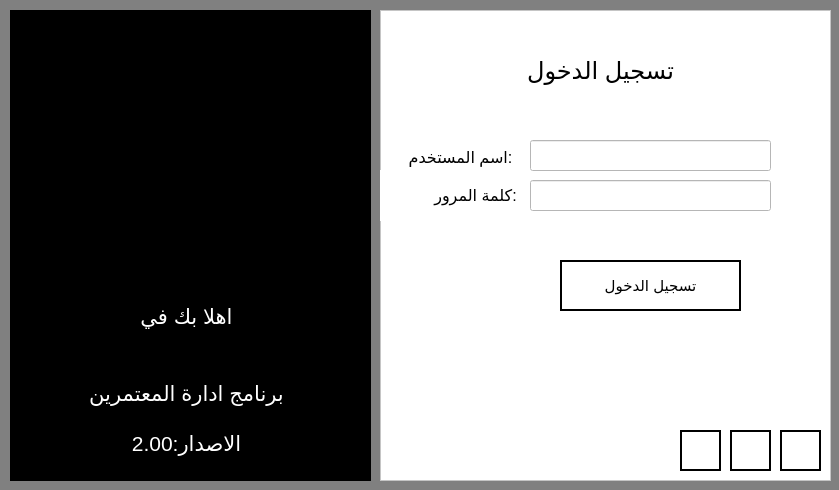
<?xml version="1.0" encoding="UTF-8"?>
<ui version="4.0">
 <class>Form</class>
 <widget class="QWidget" name="Form">
  <property name="geometry">
   <rect>
    <x>0</x>
    <y>0</y>
    <width>839</width>
    <height>490</height>
   </rect>
  </property>
  <property name="windowTitle">
   <string>Form</string>
  </property>
  <property name="styleSheet">
   <string notr="true">background-color:gray;</string>
  </property>
  <widget class="QFrame" name="frame">
   <property name="geometry">
    <rect>
     <x>10</x>
     <y>10</y>
     <width>361</width>
     <height>471</height>
    </rect>
   </property>
   <property name="styleSheet">
    <string notr="true">background-color:black;</string>
   </property>
   <property name="frameShape">
    <enum>QFrame::StyledPanel</enum>
   </property>
   <property name="frameShadow">
    <enum>QFrame::Raised</enum>
   </property>
   <widget class="QLabel" name="label_2">
    <property name="geometry">
     <rect>
      <x>-79</x>
      <y>270</y>
      <width>511</width>
      <height>201</height>
     </rect>
    </property>
    <property name="styleSheet">
     <string notr="true"/>
    </property>
    <property name="text">
     <string>&lt;html&gt;&lt;head/&gt;&lt;body&gt;&lt;p align=&quot;center&quot;&gt;&lt;span style=&quot; font-size:16pt; color:#ffffff;&quot;&gt;اهلا بك في&lt;/span&gt;&lt;/p&gt;&lt;p align=&quot;center&quot;&gt;&lt;span style=&quot; color:#ffffff;&quot;&gt;&lt;br/&gt;&lt;/span&gt;&lt;/p&gt;&lt;p align=&quot;center&quot;&gt;&lt;span style=&quot; font-size:16pt; color:#ffffff;&quot;&gt;برنامج ادارة المعتمرين&lt;/span&gt;&lt;span style=&quot; color:#ffffff;&quot;&gt;&lt;br/&gt;&lt;/span&gt;&lt;/p&gt;&lt;p align=&quot;center&quot;&gt;&lt;span style=&quot; font-size:16pt; color:#ffffff;&quot;&gt;الاصدار:2.00&lt;/span&gt;&lt;/p&gt;&lt;/body&gt;&lt;/html&gt;</string>
    </property>
   </widget>
   <widget class="QLabel" name="label">
    <property name="geometry">
     <rect>
      <x>10</x>
      <y>20</y>
      <width>331</width>
      <height>231</height>
     </rect>
    </property>
    <property name="text">
     <string/>
    </property>
    <property name="pixmap">
     <pixmap>logo.png</pixmap>
    </property>
    <property name="scaledContents">
     <bool>true</bool>
    </property>
   </widget>
  </widget>
  <widget class="QFrame" name="frame_2">
   <property name="geometry">
    <rect>
     <x>380</x>
     <y>10</y>
     <width>451</width>
     <height>471</height>
    </rect>
   </property>
   <property name="styleSheet">
    <string notr="true">background-color:white</string>
   </property>
   <property name="frameShape">
    <enum>QFrame::StyledPanel</enum>
   </property>
   <property name="frameShadow">
    <enum>QFrame::Raised</enum>
   </property>
   <widget class="QLabel" name="label_3">
    <property name="geometry">
     <rect>
      <x>40</x>
      <y>40</y>
      <width>361</width>
      <height>41</height>
     </rect>
    </property>
    <property name="text">
     <string>&lt;html&gt;&lt;head/&gt;&lt;body&gt;&lt;p align=&quot;center&quot;&gt;&lt;span style=&quot; font-size:18pt;&quot;&gt;تسجيل الدخول&lt;/span&gt;&lt;/p&gt;&lt;/body&gt;&lt;/html&gt;</string>
    </property>
   </widget>
   <widget class="QLabel" name="label_4">
    <property name="geometry">
     <rect>
      <x>0</x>
      <y>160</y>
      <width>191</width>
      <height>51</height>
     </rect>
    </property>
    <property name="text">
     <string>&lt;html&gt;&lt;head/&gt;&lt;body&gt;&lt;p align=&quot;center&quot;&gt;&lt;span style=&quot; font-size:12pt;&quot;&gt;كلمة المرور:&lt;/span&gt;&lt;/p&gt;&lt;/body&gt;&lt;/html&gt;</string>
    </property>
   </widget>
   <widget class="QLineEdit" name="passwordEntry">
    <property name="geometry">
     <rect>
      <x>150</x>
      <y>170</y>
      <width>241</width>
      <height>31</height>
     </rect>
    </property>
    <property name="text">
     <string/>
    </property>
   </widget>
   <widget class="QPushButton" name="loginButton">
    <property name="geometry">
     <rect>
      <x>180</x>
      <y>250</y>
      <width>181</width>
      <height>51</height>
     </rect>
    </property>
    <property name="styleSheet">
     <string notr="true">QPushButton {
border:2px solid black;
font-size:15px;
qproperty-icon: url(&quot;assests/loginicon.png&quot;);
qproperty-iconSize: 35px
}

QPushButton:hover {background-color:#c8c8c8;}</string>
    </property>
    <property name="text">
     <string>تسجيل الدخول</string>
    </property>
   </widget>
   <widget class="QLabel" name="label_7">
    <property name="geometry">
     <rect>
      <x>140</x>
      <y>400</y>
      <width>47</width>
      <height>13</height>
     </rect>
    </property>
    <property name="text">
     <string/>
    </property>
   </widget>
   <widget class="QLineEdit" name="userEntry">
    <property name="geometry">
     <rect>
      <x>150</x>
      <y>130</y>
      <width>241</width>
      <height>31</height>
     </rect>
    </property>
   </widget>
   <widget class="QLabel" name="label_5">
    <property name="geometry">
     <rect>
      <x>10</x>
      <y>127</y>
      <width>141</width>
      <height>41</height>
     </rect>
    </property>
    <property name="styleSheet">
     <string notr="true">background-color:transparent</string>
    </property>
    <property name="text">
     <string>&lt;html&gt;&lt;head/&gt;&lt;body&gt;&lt;p align=&quot;center&quot;&gt;&lt;span style=&quot; font-size:12pt;&quot;&gt;اسم المستخدم:&lt;/span&gt;&lt;/p&gt;&lt;/body&gt;&lt;/html&gt;</string>
    </property>
   </widget>
   <widget class="QPushButton" name="changePassword">
    <property name="geometry">
     <rect>
      <x>400</x>
      <y>420</y>
      <width>41</width>
      <height>41</height>
     </rect>
    </property>
    <property name="styleSheet">
     <string notr="true">
QPushButton {
border:2px solid black;
qproperty-icon: url(&quot;assests/changePassword.png&quot;);
qproperty-iconSize: 30px;
}

QPushButton:hover {background-color:#c8c8c8;}</string>
    </property>
    <property name="text">
     <string/>
    </property>
   </widget>
   <widget class="QPushButton" name="changeEmail">
    <property name="geometry">
     <rect>
      <x>350</x>
      <y>420</y>
      <width>41</width>
      <height>41</height>
     </rect>
    </property>
    <property name="styleSheet">
     <string notr="true">
QPushButton {
border:2px solid black;
qproperty-icon: url(&quot;assests/changeEmail.png&quot;);
qproperty-iconSize: 41px;
}


QPushButton:hover {background-color:#c8c8c8;}</string>
    </property>
    <property name="text">
     <string/>
    </property>
   </widget>
   <widget class="QPushButton" name="sendPassword">
    <property name="geometry">
     <rect>
      <x>300</x>
      <y>420</y>
      <width>41</width>
      <height>41</height>
     </rect>
    </property>
    <property name="styleSheet">
     <string notr="true">
QPushButton {
border:2px solid black;
qproperty-icon: url(&quot;assests/sendEmail.png&quot;);
qproperty-iconSize: 30px;
}


QPushButton:hover {background-color:#c8c8c8;}</string>
    </property>
    <property name="text">
     <string/>
    </property>
   </widget>
  </widget>
 </widget>
 <resources/>
 <connections/>
</ui>
